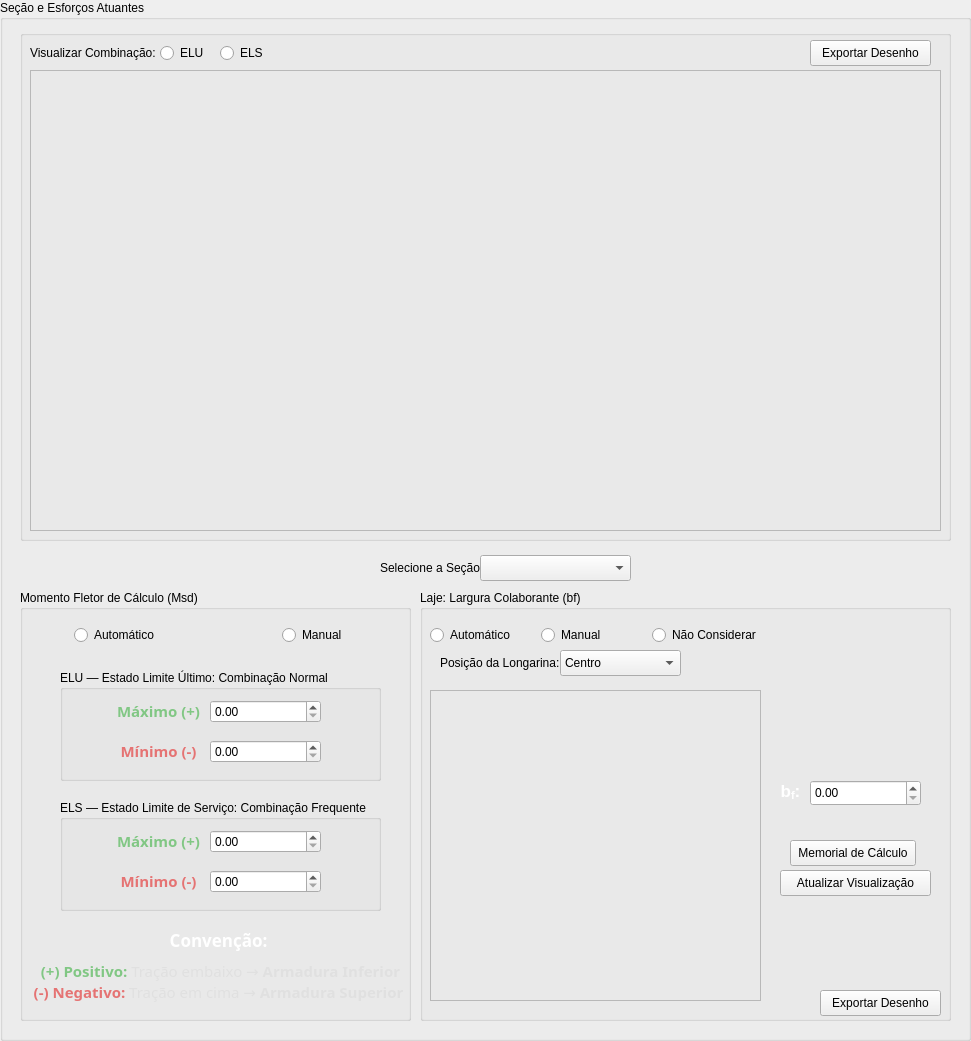
      <widget class="QGroupBox" name="groupBox_secao_e_esforcos">
       <property name="geometry">
        <rect>
         <x>10</x>
         <y>0</y>
         <width>971</width>
         <height>1041</height>
        </rect>
       </property>
       <property name="title">
        <string>Seção e Esforços Atuantes</string>
       </property>
       <widget class="QGroupBox" name="groupBox">
        <property name="geometry">
         <rect>
          <x>20</x>
          <y>590</y>
          <width>391</width>
          <height>431</height>
         </rect>
        </property>
        <property name="title">
         <string>Momento Fletor de Cálculo (Msd)  </string>
        </property>
        <widget class="QLabel" name="label_5">
         <property name="geometry">
          <rect>
           <x>0</x>
           <y>330</y>
           <width>401</width>
           <height>91</height>
          </rect>
         </property>
         <property name="text">
          <string>&lt;div style=&quot;font-family: sans-serif; font-size: 11pt; color: #e0e0e0; text-align: center;&quot;&gt;
    &lt;b style=&quot;font-size: 13pt; color: #ffffff;&quot;&gt;Convenção:&lt;/b&gt;
    &lt;div style=&quot;margin-top: 8px; border-top: 1px solid #444; padding-top: 8px;&quot;&gt;
        &lt;span style=&quot;color: #81c784; font-weight: bold;&quot;&gt;(+) Positivo:&lt;/span&gt; 
        Tração embaixo &amp;rarr; &lt;b&gt;Armadura Inferior&lt;/b&gt;
        &lt;br&gt;
        &lt;span style=&quot;color: #e57373; font-weight: bold;&quot;&gt;(-) Negativo:&lt;/span&gt; 
        Tração em cima &amp;rarr; &lt;b&gt;Armadura Superior&lt;/b&gt;
    &lt;/div&gt;
&lt;/div&gt;</string>
         </property>
        </widget>
        <widget class="QGroupBox" name="groupBox_3">
         <property name="geometry">
          <rect>
           <x>40</x>
           <y>80</y>
           <width>321</width>
           <height>111</height>
          </rect>
         </property>
         <property name="title">
          <string>ELU — Estado Limite Último: Combinação Normal </string>
         </property>
         <widget class="QDoubleSpinBox" name="m_min_elu">
          <property name="geometry">
           <rect>
            <x>150</x>
            <y>70</y>
            <width>111</width>
            <height>23</height>
           </rect>
          </property>
         </widget>
         <widget class="QDoubleSpinBox" name="m_max_elu">
          <property name="geometry">
           <rect>
            <x>150</x>
            <y>30</y>
            <width>111</width>
            <height>23</height>
           </rect>
          </property>
         </widget>
         <widget class="QLabel" name="label_4">
          <property name="geometry">
           <rect>
            <x>50</x>
            <y>70</y>
            <width>101</width>
            <height>23</height>
           </rect>
          </property>
          <property name="text">
           <string>&lt;div style=&quot;font-family: sans-serif; font-size: 11pt; color: #e57373; font-weight: bold; text-align: center;&quot;&gt;
    Mínimo (-)
&lt;/div&gt;</string>
          </property>
         </widget>
         <widget class="QLabel" name="label_3">
          <property name="geometry">
           <rect>
            <x>50</x>
            <y>30</y>
            <width>101</width>
            <height>23</height>
           </rect>
          </property>
          <property name="text">
           <string>&lt;div style=&quot;font-family: sans-serif; font-size: 11pt; color: #81c784; font-weight: bold; text-align: center;&quot;&gt;
    Máximo (+)
&lt;/div&gt;</string>
          </property>
         </widget>
        </widget>
        <widget class="QGroupBox" name="groupBox_5">
         <property name="geometry">
          <rect>
           <x>40</x>
           <y>210</y>
           <width>321</width>
           <height>111</height>
          </rect>
         </property>
         <property name="title">
          <string>ELS — Estado Limite de Serviço: Combinação Frequente </string>
         </property>
         <widget class="QDoubleSpinBox" name="m_min_els">
          <property name="geometry">
           <rect>
            <x>150</x>
            <y>70</y>
            <width>111</width>
            <height>23</height>
           </rect>
          </property>
         </widget>
         <widget class="QDoubleSpinBox" name="m_max_els">
          <property name="geometry">
           <rect>
            <x>150</x>
            <y>30</y>
            <width>111</width>
            <height>23</height>
           </rect>
          </property>
         </widget>
         <widget class="QLabel" name="label_13">
          <property name="geometry">
           <rect>
            <x>50</x>
            <y>70</y>
            <width>101</width>
            <height>23</height>
           </rect>
          </property>
          <property name="text">
           <string>&lt;div style=&quot;font-family: sans-serif; font-size: 11pt; color: #e57373; font-weight: bold; text-align: center;&quot;&gt;
    Mínimo (-)
&lt;/div&gt;</string>
          </property>
         </widget>
         <widget class="QLabel" name="label_14">
          <property name="geometry">
           <rect>
            <x>50</x>
            <y>30</y>
            <width>101</width>
            <height>23</height>
           </rect>
          </property>
          <property name="text">
           <string>&lt;div style=&quot;font-family: sans-serif; font-size: 11pt; color: #81c784; font-weight: bold; text-align: center;&quot;&gt;
    Máximo (+)
&lt;/div&gt;</string>
          </property>
         </widget>
        </widget>
        <widget class="QWidget" name="horizontalLayoutWidget">
         <property name="geometry">
          <rect>
           <x>0</x>
           <y>20</y>
           <width>391</width>
           <height>51</height>
          </rect>
         </property>
         <layout class="QHBoxLayout" name="horizontalLayout">
          <item alignment="Qt::AlignmentFlag::AlignHCenter">
           <widget class="QRadioButton" name="msd_automatico">
            <property name="text">
             <string>Automático</string>
            </property>
           </widget>
          </item>
          <item alignment="Qt::AlignmentFlag::AlignHCenter">
           <widget class="QRadioButton" name="msd_manual">
            <property name="text">
             <string>Manual</string>
            </property>
           </widget>
          </item>
         </layout>
        </widget>
       </widget>
       <widget class="QGroupBox" name="groupBox_2">
        <property name="geometry">
         <rect>
          <x>420</x>
          <y>590</y>
          <width>531</width>
          <height>431</height>
         </rect>
        </property>
        <property name="title">
         <string>Laje: Largura Colaborante (bf)  </string>
        </property>
        <widget class="QFrame" name="frame_desenho_laje">
         <property name="geometry">
          <rect>
           <x>10</x>
           <y>100</y>
           <width>331</width>
           <height>311</height>
          </rect>
         </property>
         <property name="frameShape">
          <enum>QFrame::Shape::StyledPanel</enum>
         </property>
         <property name="frameShadow">
          <enum>QFrame::Shadow::Raised</enum>
         </property>
        </widget>
        <widget class="QLabel" name="label_posicao_longarina">
         <property name="geometry">
          <rect>
           <x>20</x>
           <y>60</y>
           <width>121</width>
           <height>26</height>
          </rect>
         </property>
         <property name="text">
          <string>Posição da Longarina:</string>
         </property>
        </widget>
        <widget class="QComboBox" name="combo_posicao_longarina">
         <property name="geometry">
          <rect>
           <x>140</x>
           <y>60</y>
           <width>121</width>
           <height>26</height>
          </rect>
         </property>
         <item>
          <property name="text">
           <string>Centro</string>
          </property>
         </item>
         <item>
          <property name="text">
           <string>Extremidade</string>
          </property>
         </item>
        </widget>
        <widget class="QPushButton" name="atualizar_desenho_laje">
         <property name="geometry">
          <rect>
           <x>360</x>
           <y>280</y>
           <width>151</width>
           <height>26</height>
          </rect>
         </property>
         <property name="text">
          <string>Atualizar Visualização</string>
         </property>
         <property name="autoDefault">
          <bool>false</bool>
         </property>
        </widget>
        <widget class="QPushButton" name="memorial_bf">
         <property name="geometry">
          <rect>
           <x>370</x>
           <y>250</y>
           <width>126</width>
           <height>26</height>
          </rect>
         </property>
         <property name="sizePolicy">
          <sizepolicy hsizetype="Fixed" vsizetype="Fixed">
           <horstretch>0</horstretch>
           <verstretch>0</verstretch>
          </sizepolicy>
         </property>
         <property name="text">
          <string>Memorial de Cálculo</string>
         </property>
         <property name="autoDefault">
          <bool>false</bool>
         </property>
        </widget>
        <widget class="QDoubleSpinBox" name="doubleSpin_bf">
         <property name="geometry">
          <rect>
           <x>390</x>
           <y>190</y>
           <width>111</width>
           <height>26</height>
          </rect>
         </property>
        </widget>
        <widget class="QLabel" name="label_7">
         <property name="geometry">
          <rect>
           <x>260</x>
           <y>190</y>
           <width>221</width>
           <height>22</height>
          </rect>
         </property>
         <property name="text">
          <string>&lt;html&gt;&lt;head/&gt;&lt;body&gt;&lt;p align=&quot;center&quot;&gt;&lt;span style=&quot; font-family:'sans-serif'; font-size:13pt; font-weight:700; color:#ffffff;&quot;&gt;b&lt;/span&gt;&lt;span style=&quot; font-family:'sans-serif'; font-size:13pt; font-weight:700; color:#ffffff; vertical-align:sub;&quot;&gt;f&lt;/span&gt;&lt;span style=&quot; font-family:'sans-serif'; font-size:13pt; font-weight:700; color:#ffffff;&quot;&gt;:&lt;/span&gt;&lt;/p&gt;&lt;/body&gt;&lt;/html&gt;</string>
         </property>
        </widget>
        <widget class="QWidget" name="horizontalLayoutWidget_2">
         <property name="geometry">
          <rect>
           <x>10</x>
           <y>30</y>
           <width>331</width>
           <height>31</height>
          </rect>
         </property>
         <layout class="QHBoxLayout" name="horizontalLayout_2">
          <item>
           <widget class="QRadioButton" name="laje_automatico">
            <property name="text">
             <string>Automático</string>
            </property>
           </widget>
          </item>
          <item>
           <widget class="QRadioButton" name="laje_manual">
            <property name="text">
             <string>Manual</string>
            </property>
           </widget>
          </item>
          <item>
           <widget class="QRadioButton" name="laje_n_considerar">
            <property name="text">
             <string>Não Considerar</string>
            </property>
           </widget>
          </item>
         </layout>
        </widget>
        <widget class="QPushButton" name="exportar_frame_desenho_laje">
         <property name="geometry">
          <rect>
           <x>400</x>
           <y>400</y>
           <width>121</width>
           <height>26</height>
          </rect>
         </property>
         <property name="text">
          <string>Exportar Desenho</string>
         </property>
         <property name="autoDefault">
          <bool>false</bool>
         </property>
        </widget>
       </widget>
       <widget class="QGroupBox" name="groupBox_18">
        <property name="geometry">
         <rect>
          <x>20</x>
          <y>30</y>
          <width>931</width>
          <height>511</height>
         </rect>
        </property>
        <property name="title">
         <string/>
        </property>
        <widget class="QFrame" name="desenho_dlc_secao">
         <property name="geometry">
          <rect>
           <x>10</x>
           <y>40</y>
           <width>911</width>
           <height>461</height>
          </rect>
         </property>
         <property name="frameShape">
          <enum>QFrame::Shape::StyledPanel</enum>
         </property>
         <property name="frameShadow">
          <enum>QFrame::Shadow::Raised</enum>
         </property>
        </widget>
        <widget class="QLabel" name="label_2">
         <property name="geometry">
          <rect>
           <x>10</x>
           <y>10</y>
           <width>131</width>
           <height>26</height>
          </rect>
         </property>
         <property name="text">
          <string>Visualizar Combinação:</string>
         </property>
        </widget>
        <widget class="QRadioButton" name="radioELU">
         <property name="geometry">
          <rect>
           <x>140</x>
           <y>10</y>
           <width>51</width>
           <height>26</height>
          </rect>
         </property>
         <property name="text">
          <string>ELU</string>
         </property>
        </widget>
        <widget class="QRadioButton" name="radioELS">
         <property name="geometry">
          <rect>
           <x>200</x>
           <y>10</y>
           <width>51</width>
           <height>26</height>
          </rect>
         </property>
         <property name="text">
          <string>ELS</string>
         </property>
        </widget>
        <widget class="QPushButton" name="exportar_desenho_dlc_secao">
         <property name="geometry">
          <rect>
           <x>790</x>
           <y>10</y>
           <width>121</width>
           <height>26</height>
          </rect>
         </property>
         <property name="text">
          <string>Exportar Desenho</string>
         </property>
         <property name="autoDefault">
          <bool>false</bool>
         </property>
        </widget>
       </widget>
       <widget class="QLabel" name="label">
        <property name="geometry">
         <rect>
          <x>380</x>
          <y>555</y>
          <width>111</width>
          <height>26</height>
         </rect>
        </property>
        <property name="text">
         <string>Selecione a Seção:</string>
        </property>
       </widget>
       <widget class="QComboBox" name="combo_secao">
        <property name="geometry">
         <rect>
          <x>480</x>
          <y>555</y>
          <width>151</width>
          <height>26</height>
         </rect>
        </property>
       </widget>
      </widget>
